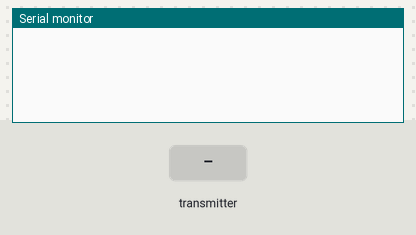
Simulated run of this sketch. Board: Arduino Uno, built with avr-gcc and run on an emulated ATmega328P. Shown: the last lines printed to the serial monitor. The test bench sets the inputs (shaded band). No radio packets arrive unless stated.

Above: at 1.2 s.
1.3 s: the transmitter starts sending node_id = 0
At 2.2 s:
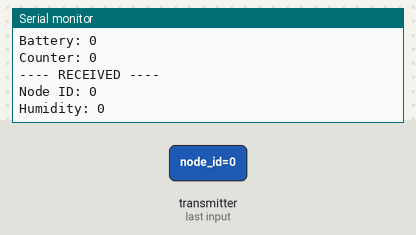
2.8 s: the transmitter starts sending humidity = 25
5.8 s: the transmitter starts sending counter = 1023
8.8 s: the transmitter starts sending battery = 25
11.8 s: the transmitter starts sending node_id = 64
At 12.4 s:
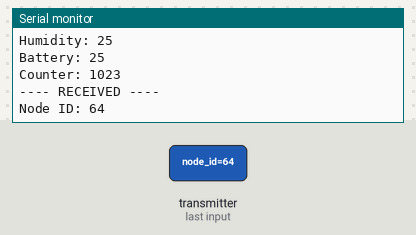
13.3 s: the transmitter starts sending counter = 256
Timing chart, 0 to 16.3 s (numbered marks = the images above; inputs shaded):
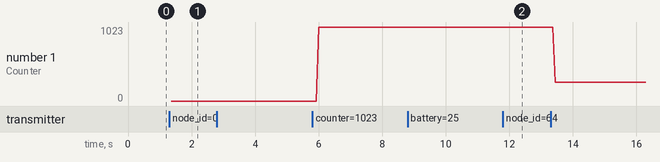

Measured:
- after the input at 1.3 s, the serial monitor: prints a new line at once (image 1)
- after the input at 11.8 s, the serial monitor: prints a new line after 0.12 s (image 2)
- plotted number 1: 0 → 1023 after the input at 5.8 s, 1023 → 256 after the input at 13.3 s

The sketch:

sender.ino
```cpp
#include <SPI.h>
#include <RF24.h>

RF24 radio(2, 15); // CE, CSN (change for your board)

const byte address[6] = "GH001";

struct Packet
{
    uint8_t node_id;
    uint8_t type;
    uint16_t humidity;
    uint16_t battery;
    uint16_t counter;
};


struct AckPacket
{
    uint8_t node_id;
    uint8_t status;
};

void setup()
{
    Serial.begin(9600);

    radio.begin();
    radio.setPALevel(RF24_PA_LOW);
    radio.setDataRate(RF24_250KBPS);

    radio.openReadingPipe(1, address);
    radio.openWritingPipe(address);

    radio.startListening();
}

void loop()
{

    if (radio.available())
    {

        Packet data;
        radio.read(&data, sizeof(data));

        Serial.println("---- RECEIVED ----");
        Serial.print("Node ID: ");
        Serial.println(data.node_id);

        Serial.print("Humidity: ");
        Serial.println(data.humidity);

        Serial.print("Battery: ");
        Serial.println(data.battery);

        Serial.print("Counter: ");
        Serial.println(data.counter);

        // ---- send ACK ----
        radio.stopListening();

        AckPacket ack;
        ack.node_id = data.node_id;
        ack.status = 1;

        radio.write(&ack, sizeof(ack));

        radio.startListening();
    }
}
```
